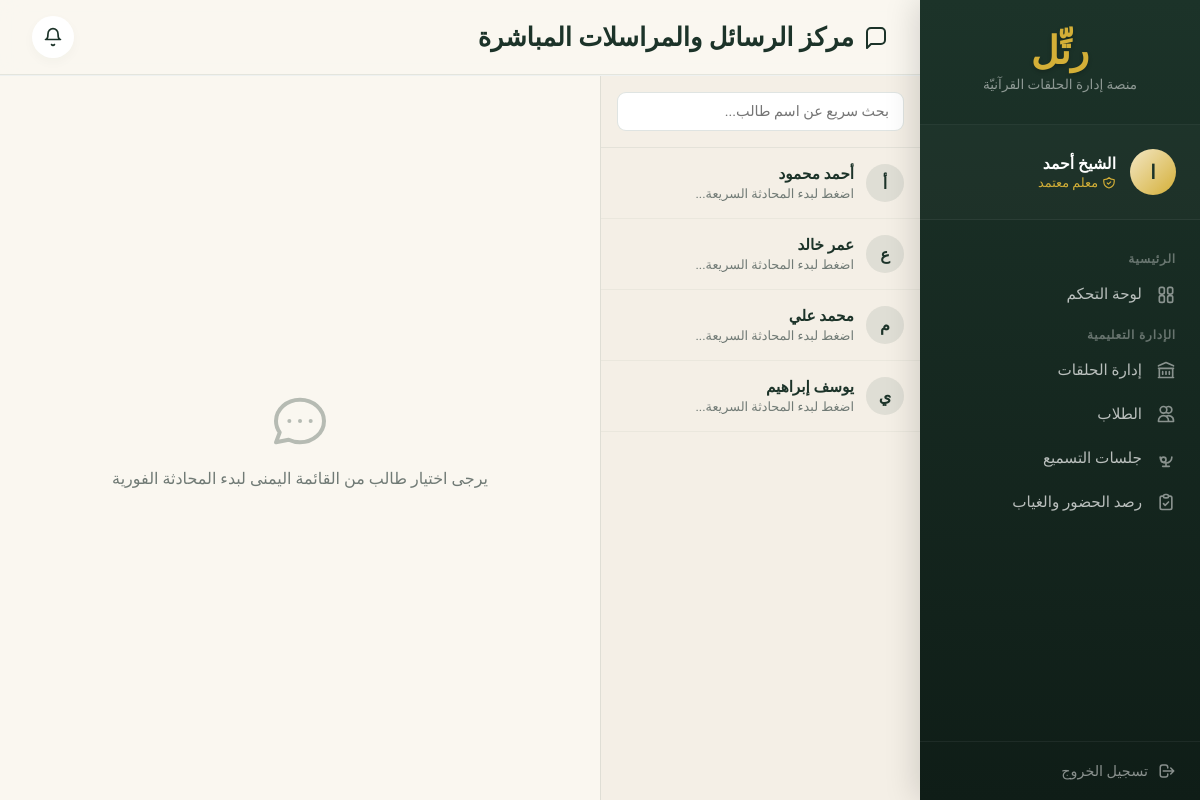
Screenshot of /teacher/messages.php (signed in) with the database file from the repository.
### tables this page shows
CREATE TABLE `users` (
    `id`         INT           NOT NULL AUTO_INCREMENT,
    `name`       VARCHAR(100)  NOT NULL,
    `email`      VARCHAR(150)  NOT NULL,
    `password`   VARCHAR(255)  NOT NULL,
    `role`       ENUM('admin','teacher','student') NOT NULL,
    `avatar`     VARCHAR(255)  DEFAULT NULL,
    `phone`      VARCHAR(20)   DEFAULT NULL,
    `created_at` TIMESTAMP     NOT NULL DEFAULT CURRENT_TIMESTAMP,
    PRIMARY KEY (`id`),
    UNIQUE KEY `uk_email` (`email`),
    INDEX `idx_role` (`role`)
);

### config/db.php (called while the page is built, shortened)
<?php
function getCurrentUser(PDO $pdo): ?array {
    $stmt = $pdo->prepare("SELECT id,name,email,role,avatar,phone,created_at FROM users WHERE id=?");
    $stmt->execute([$_SESSION['user_id']]);
    return $stmt->fetch() ?: null;
}

### teacher/messages.php (the view, shortened to what this page needs)
<?php
require_once __DIR__ . '/../config/db.php';
$user   = getCurrentUser($pdo);
$tid    = (int)$_SESSION['user_id'];
$stmt = $pdo->prepare("
    SELECT DISTINCT u.id, u.name, u.role,
        (SELECT COUNT(*) FROM messages WHERE sender_id=u.id AND receiver_id=? AND is_read=0) AS unread,
        (
            SELECT m.content
            FROM messages m
            WHERE (m.sender_id=u.id AND m.receiver_id=?) OR (m.sender_id=? AND m.receiver_id=u.id)
            ORDER BY m.sent_at DESC
            LIMIT 1
        ) AS last_message,
        (
            SELECT m.sent_at
            FROM messages m
            WHERE (m.sender_id=u.id AND m.receiver_id=?) OR (m.sender_id=? AND m.receiver_id=u.id)
            ORDER BY m.sent_at DESC
            LIMIT 1
        ) AS last_message_at
    FROM users u
    JOIN halqa_students hs ON u.id=hs.student_id
    JOIN halaqat h ON hs.halqa_id=h.id
    WHERE h.teacher_id=? AND u.role='student'
    ORDER BY unread DESC, last_message_at DESC, u.name ASC
");
$stmt->execute([$tid,$tid,$tid,$tid,$tid,$tid]); $students=$stmt->fetchAll();
?>
<!DOCTYPE html>
<html lang="ar" dir="rtl">
<head>
</head>
<body>
<div class="sidebar">
    <div class="sidebar-logo">
        <div class="logo-text">رتِّل</div>
        <div class="logo-sub">منصة إدارة الحلقات القرآنيّة</div>
    </div>
    <div class="sidebar-user">
        <div class="avatar-circle"><?= mb_substr($user['name']??'م', 0, 1, 'utf-8') ?></div>
        <div class="sidebar-user-info">
            <div class="name"><?= htmlspecialchars($user['name']) ?></div>
            <div class="role">
                معلم معتمد
            </div>
        </div>
    </div>
    <div class="sidebar-nav">
        <div class="nav-section">الرئيسية</div>
        <a class="nav-link" href="dashboard.php">
            لوحة التحكم
        </a>
        <div class="nav-section">الإدارة التعليمية</div>
        <a class="nav-link" href="halaqat.php">
            <svg fill="none" stroke="currentColor" viewBox="0 0 24 24"><path stroke-linecap="round" stroke-linejoin="round" stroke-width="2" d="M8 14v3m4-3v3m4-3v3M3 21h18M3 10h18M3 7l9-4 9 4M4 10h16v11H4V10z"/></svg>
            إدارة الحلقات
        </a>
        <a class="nav-link" href="students.php">
            <svg fill="none" stroke="currentColor" viewBox="0 0 24 24"><path stroke-linecap="round" stroke-linejoin="round" stroke-width="2" d="M12 4.354a4 4 0 110 5.292M15 21H3v-1a6 6 0 0112 0v1zm0 0h6v-1a6 6 0 00-9-5.197M13 7a4 4 0 11-8 0 4 4 0 018 0z"/></svg>
            الطلاب
        </a>
        <a class="nav-link" href="recitation_log.php">
            <svg fill="none" stroke="currentColor" viewBox="0 0 24 24"><path stroke-linecap="round" stroke-linejoin="round" stroke-width="2" d="M19 11a7 7 0 01-7 7m0 0a7 7 0 01-7-7m7 7v4m0 0H8m4 0h4m-4-8a3 3 0 11-6 0 3 3 0 016 0z"/></svg>
            جلسات التسميع
        </a>
        <a class="nav-link" href="attendance.php">
            <svg fill="none" stroke="currentColor" viewBox="0 0 24 24"><path stroke-linecap="round" stroke-linejoin="round" stroke-width="2" d="M9 5H7a2 2 0 00-2 2v12a2 2 0 002 2h10a2 2 0 002-2V7a2 2 0 00-2-2h-2M9 5a2 2 0 002 2h2a2 2 0 002-2M9 5a2 2 0 012-2h2a2 2 0 012 2m-6 9l2 2 4-4"/></svg>
            رصد الحضور والغياب
        </a>
    </div>
    <div class="sidebar-footer">
        <a class="logout-btn" href="../logout.php">
            <svg width="18" height="18" fill="none" stroke="currentColor" viewBox="0 0 24 24"><path stroke-linecap="round" stroke-linejoin="round" stroke-width="2" d="M17 16l4-4m0 0l-4-4m4 4H7m6 4v1a3 3 0 01-3 3H6a3 3 0 01-3-3V7a3 3 0 013-3h4a3 3 0 013 3v1"/></svg>
            تسجيل الخروج
        </a>
    </div>
</div>
<div class="main">
    <div class="topbar">
        <div class="topbar-title">
            <svg width="24" height="24" fill="none" stroke="currentColor" viewBox="0 0 24 24"><path stroke-linecap="round" stroke-linejoin="round" stroke-width="2" d="M21 15a4 4 0 0 1-4 4H7l-4 4V7a4 4 0 0 1 4-4h10a4 4 0 0 1 4 4z"/></svg>
            مركز الرسائل والمراسلات المباشرة
        </div>
        <div class="topbar-actions">
            <button class="notif-btn" type="button" title="الإشعارات" aria-label="الإشعارات">
                <svg viewBox="0 0 24 24"><path d="M18 8a6 6 0 0 0-12 0c0 7-3 7-3 7h18s-3 0-3-7"/><path d="M13.73 21a2 2 0 0 1-3.46 0"/></svg>
            </button>
        </div>
    </div>
    <div class="chat-container" id="chatContainer">
        <div class="chat-sidebar">
            <div class="chat-search-wrapper">
                <input type="text" class="chat-search" id="chatSearch" placeholder="بحث سريع عن اسم طالب..." oninput="filterStudents()">
            </div>
            <div class="students-list" id="studentsList">
                <?php foreach($students as $st): ?>
                    <div class="student-item" id="item-<?= $st['id'] ?>" onclick="openChat(<?= $st['id'] ?>, '<?= htmlspecialchars($st['name'], ENT_QUOTES) ?>')">
                        <div class="student-info">
                            <div class="avatar-circle" style="width:38px; height:38px; font-size:1rem; background:rgba(44,74,62,0.1); color:var(--primary);"><?= mb_substr($st['name'],0,1,'utf-8') ?></div>
                            <div class="student-meta">
                                <div class="name"><?= htmlspecialchars($st['name']) ?></div>
                                <div class="preview" id="prev-<?= $st['id'] ?>"><?= htmlspecialchars($st['last_message'] ?: 'اضغط لبدء المحادثة السريعة...') ?></div>
                            </div>
                        </div>
                    </div>
                <?php endforeach; ?>
            </div>
        </div>
        <div class="chat-area" id="chatArea">
            <div class="no-chat-selected" id="noChatSelected">
                <p style="font-weight: 500;">يرجى اختيار طالب من القائمة اليمنى لبدء المحادثة الفورية</p>
            </div>
        </div>
    </div>
</div>
</body>
</html>

### rows the page displays
users: name "ا", name "الشيخ أحمد"
users: name "أ", name "أحمد محمود", last_message "اضغط لبدء المحادثة السريعة..."
users: name "ع", name "عمر خالد", last_message "اضغط لبدء المحادثة السريعة..."
users: name "م", name "محمد علي", last_message "اضغط لبدء المحادثة السريعة..."
users: name "ي", name "يوسف إبراهيم", last_message "اضغط لبدء المحادثة السريعة..."
